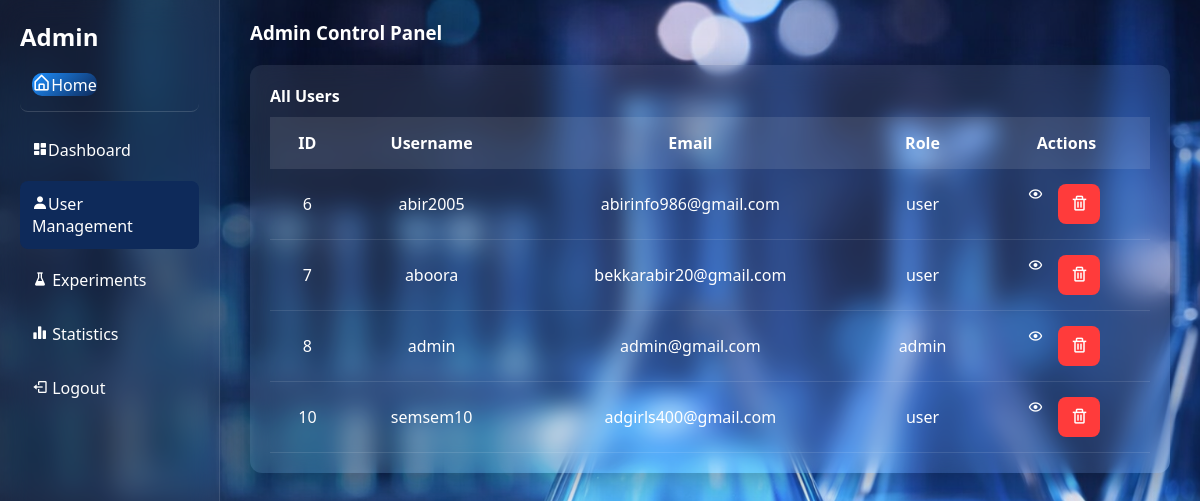
Page /admin/users (signed in) on the earlier database version.
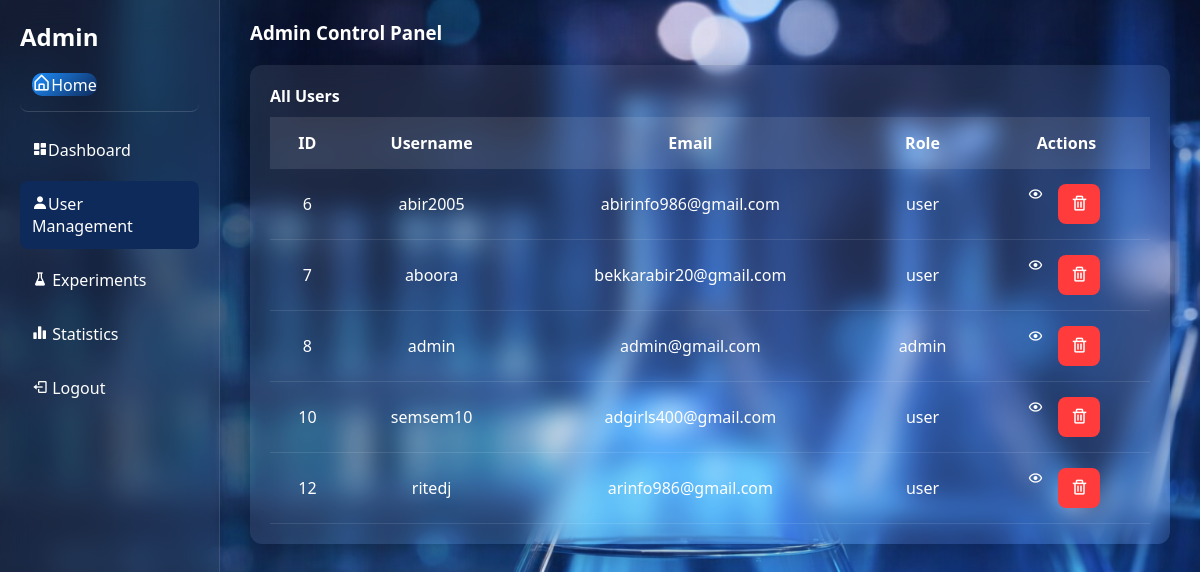
Same page on the later database version.
### tables this page shows
CREATE TABLE user (
        id INTEGER PRIMARY KEY AUTOINCREMENT,
        username TEXT NOT NULL,
        email TEXT UNIQUE NOT NULL,
        password TEXT NOT NULL,
        role TEXT CHECK(role IN ('admin', 'user')) NOT NULL
    , avatar TEXT DEFAULT 'default.png', first_name TEXT, institution  TEXT);

### routes/admin.py (the view)
@admin_bp.route("/users")
def users():
    if session.get("role") != "admin":
        return redirect(url_for("login.login"))
    db = get_db()
    user_id = session.get("user_id")
    user = db.execute("SELECT username, avatar FROM user WHERE id=?", (user_id,)).fetchone()
    user = dict(user) if user else {"username": "Admin", "avatar": "default.png"}
    users = db.execute("SELECT id, username, email, role FROM user").fetchall()
    db.close()
    return render_template("admin/admin_user.html", users=users, user=user)

### app.py (called while the page is built)
def get_locale():
    return session.get('lang', 'en')

@app.before_request
def set_language():
    lang = request.args.get('lang')
    if lang:
        session['lang'] = lang

@app.context_processor
def inject_globals():
    return dict(get_locale=get_locale)

### database/db.py (called while the page is built)
def get_db():
    if "db" not in g:
        g.db = sqlite3.connect(DB_PATH)
        g.db.row_factory = sqlite3.Row
    return g.db

### templates/admin/admin_user.html (shortened to what this page needs)
<!doctype html>
<html lang="en">
<head>
    <link rel="stylesheet" href="/static/css/admin.css" />
    <link href="https://unpkg.com/boxicons@2.1.4/css/boxicons.min.css" rel="stylesheet"/>
</head>
<body>
    <div class="container">
        {% include 'admin/sidebar.html' %}
        <main class="main">
            <div class="topbar">
                  <h3>{{ _('Admin Control Panel') }}</h3>
            </div>
            <div class="table-box glass-table">
                <h4>{{ _('All Users') }}</h4>
                <table>
                    <thead>
                        <tr>
                            <th>{{ _('ID') }}</th>
                            <th>{{ _('Username') }}</th>
                            <th>{{ _('Email') }}</th>
                            <th>{{ _('Role') }}</th>
                            <th>{{ _('Actions') }}</th>
                        </tr>
                    </thead>
                    <tbody>
                        {% for user_item in users %}
                        <tr>
                            <td>{{ user_item[0] }}</td>
                            <td>{{ user_item[1] }}</td>
                            <td>{{ user_item[2] }}</td>
                            <td>{{ user_item[3] }}</td>
                            <td class="actions">
                                <a href="/admin/user/{{ user_item[0] }}" class="view-btn">
                                    <i class="bx bx-show"></i>
                                </a>
                                <form
                                    method="POST"
                                    action="/admin/user/{{ user_item[0] }}/delete"
                                    style="display:inline;"
                                    onsubmit="return confirm(`{{ _('Are you sure you want to delete this user? This cannot be undone.') }}`);">
                                    <button type="submit" class="delete-btn">
                                        <i class="bx bx-trash"></i>
                                    </button>
                                </form>
                            </td>
                        </tr>
                        {% endfor %}
                    </tbody>
                </table>
            </div>
        </main>
    </div>
</body>
</html>

### templates/admin/sidebar.html
<aside class="sidebar">
  <h2>{{ _('Admin') }}</h2>
  <ul class="menu">
    <li class="home-item">
      <a href="/">
        <i class="bx bx-home-alt"></i>{{ _('Home') }}
      </a>
    </li>
    <li class="{% if request.endpoint == 'admin.dashboard' %}active{% endif %}">
      <a href="{{ url_for('admin.dashboard') }}">
        <i class="bx bxs-dashboard"></i>{{ _('Dashboard') }}
      </a>
    </li>
    <li class="{% if request.endpoint == 'admin.users' %}active{% endif %}">
      <a href="{{ url_for('admin.users') }}">
        <i class="bx bxs-user"></i>{{ _('User Management') }}
      </a>
    </li>
    <li class="{% if request.endpoint == 'admin.experiments' %}active{% endif %}">
      <a href="{{ url_for('admin.experiments') }}">
        <i class="bx bxs-flask"></i> {{ _('Experiments') }}
      </a>
    </li>
    <li class="{% if request.endpoint == 'admin.statistics' %}active{% endif %}">
      <a href="{{ url_for('admin.statistics') }}">
        <i class="bx bxs-bar-chart-alt-2"></i> {{ _('Statistics') }}
      </a>
    </li>
    <li>
      <a href="{{ url_for('logout') }}">
        <i class="bx bx-log-out"></i> {{ _('Logout') }}
      </a>
    </li>
  </ul>
</aside>

### static/css/admin.css (style rules this page uses)
:root { --primary-color: #1e90ff; --secondary-color: #0e2a5a; --success-color: #00ff99; --danger-color: #ff3b3b; --sidebar-bg: rgba(255,255,255,0.05); --main-bg: rgba(255,255,255,0.06); --right-bg: rgba(255,255,255,0.04); --table-bg: rgba(255,255,255,0.08); --table-header-bg: rgba(255,255,255,0.1); --font-color: white; --card-radius: 12px; --blur-effect: 15px; --logo-width: 120px; }
* { margin: 0; padding: 0; box-sizing: border-box; font-family: 'Segoe UI', sans-serif; color: var(--font-color); }
body { height: 100vh; background: url("../img/img1.png") no-repeat center center; background-size: cover; background-attachment: fixed; }
.container { display: grid; grid-template-columns: 220px 1fr; height: 100vh; }
.sidebar { width: 220px; background: var(--sidebar-bg); backdrop-filter: blur(var(--blur-effect)); padding: 20px; border-right: 1px solid rgba(255,255,255,0.1); }
.sidebar a { text-decoration: none; }
.menu li { list-style: none; padding: 12px; margin: 8px 0; border-radius: 8px; cursor: pointer; display: flex; align-items: center; gap: 10px; transition: 0.3s; }
.menu li:hover, .menu .active { background: var(--secondary-color); }
.main { flex: 1; padding: 20px 30px; }
.topbar { display: flex; justify-content: space-between; align-items: center; margin-bottom: 20px; }
.table-box, .glass-table { padding: 20px; background: var(--table-bg); border-radius: var(--card-radius); margin-top: 20px; backdrop-filter: blur(12px); box-shadow: 0 8px 32px rgba(0,0,0,0.3); }
table { width: 100%; border-collapse: collapse; color: var(--font-color); margin-top: 10px; }
thead { background: var(--table-header-bg); }
th, td { padding: 15px; text-align: center; }
tbody tr { border-bottom: 1px solid rgba(255,255,255,0.1); transition: 0.3s; }
.buttons, .actions { display: flex; gap: 10px; }
.actions { justify-content: center; }
.delete-btn { background: var(--danger-color); border: none; padding: 6px 10px; border-radius: 6px; color: white; cursor: pointer; }
.actions button { border: none; padding: 8px 12px; margin: 0 5px; border-radius: 8px; cursor: pointer; font-size: 18px; }
.menu li.home-item { border-bottom: 1px solid rgba(255, 255, 255, 0.15); margin-bottom: 15px; padding-bottom: 15px; }
.menu li.home-item a { background: linear-gradient(135deg, var(--primary-color), #0e2a5a); border-radius: 10px; transition: all 0.3s ease; }
.menu li.home-item a i { font-size: 1.2rem; animation: pulse 2s infinite; }

Differences in the rows shown:
added user: id "12", username "ritedj", email "arinfo986@gmail.com", role "user"
